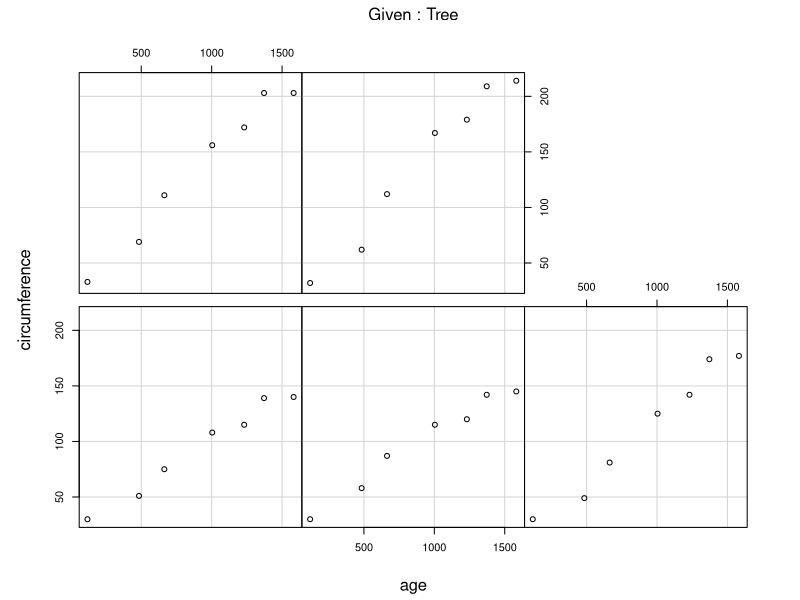
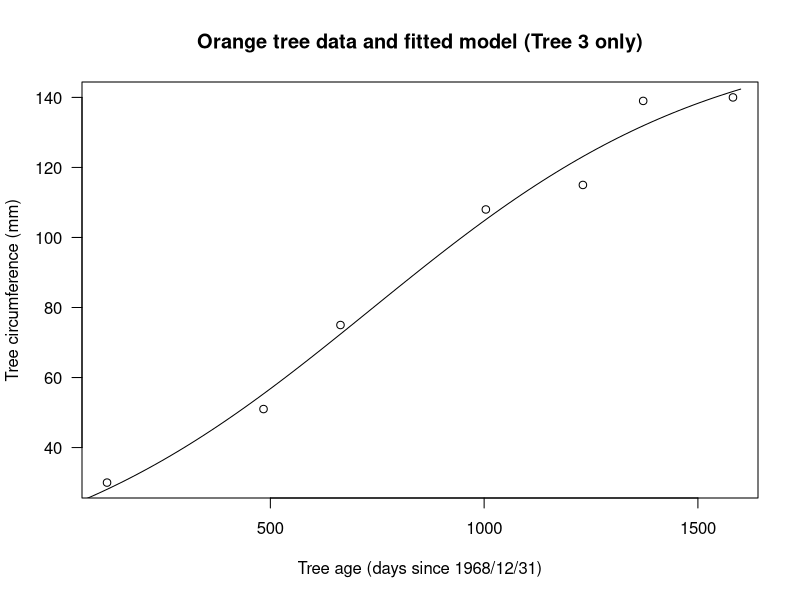

These charts were generated, in order, by the following R code:
# https://stat.ethz.ch/R-manual/R-patched/library/datasets/html/Orange.html

require(stats); require(graphics)
coplot(circumference ~ age | Tree, data = Orange, show.given = FALSE)
fm1 <- nls(circumference ~ SSlogis(age, Asym, xmid, scal),
           data = Orange, subset = Tree == 3)
plot(circumference ~ age, data = Orange, subset = Tree == 3,
     xlab = "Tree age (days since 1968/12/31)",
     ylab = "Tree circumference (mm)", las = 1,
     main = "Orange tree data and fitted model (Tree 3 only)")
age <- seq(0, 1600, length.out = 101)
lines(age, predict(fm1, list(age = age)))
